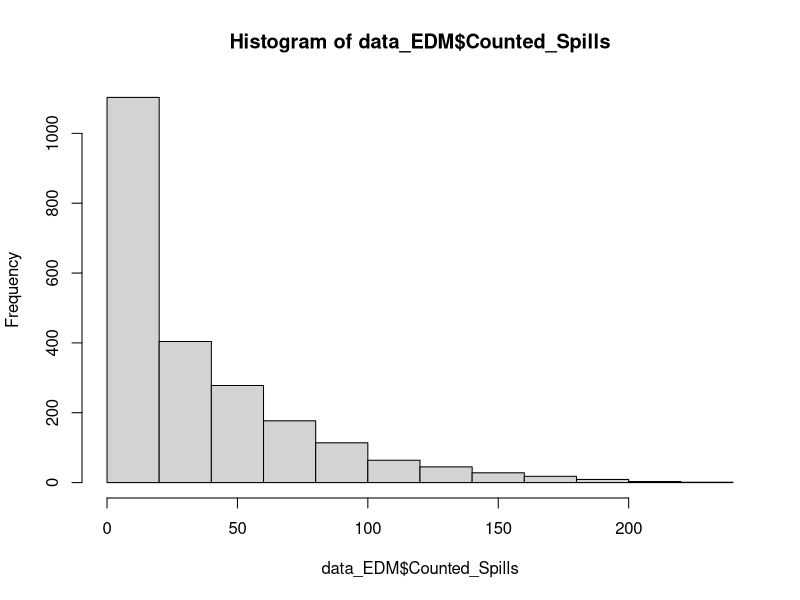

The R script that drew this image:
## ---- chunk 1
library(dplyr, quietly = TRUE)
library(tidyr, quietly = TRUE)
library(ggplot2, quietly = TRUE)

data_EDM <- read.csv("data/UU_EDM_2024_Storm_Overflow_4101.csv")

data_EDM$Total_Spills_Duration_hours <- data_EDM$Total_Spills_Duration_Secs / 3600
## ---- chunk 2
hist(data_EDM$Counted_Spills)
## ---- chunk 3
library(dplyr, quietly = TRUE)
library(tidyr, quietly = TRUE)
library(ggplot2, quietly = TRUE)

data_EDM <- read.csv("data/UU_EDM_2024_Storm_Overflow_4101.csv")

# Convert spill duration from seconds to hours
data_EDM$Total_Spills_Duration_hours <- data_EDM$Total_Spills_Duration_Secs / 3600

############## Filter data by site id - to separate out central Lancaster sites

# Create vector of unique IDs for discharge sites in central Lancaster
EDM_vec <- c("UUP00360", "UUP01608", "UUP01494", "UUP01211", "UUP00603", "UUP00604", "UUP00387", "UUP02160", "UUP01686")

# Filter list by site unique ID - only central Lancaster sites
data_EDM_LA <- data_EDM |>
  filter(Unique_ID %in% EDM_vec)

# Filter list by site unique ID - excluding central Lancaster sites
data_EDM_rest <- data_EDM |>
  filter(!(Unique_ID %in% EDM_vec))

############## Add location column and rejoin into one data frame

data_EDM_LA$location <- "Lancaster"
data_EDM_rest$location <- "Non-Lancaster"

data_EDM_all <- rbind(data_EDM_LA, data_EDM_rest)

## ---- chunk 4
# Calculate the medians by location
EDM_summary <- data_EDM_all |>
  group_by(location) |>
  summarise(median_counted_spills = median(Counted_Spills))
print(EDM_summary)
## ---- chunk 5
# Calculate the medians by location
EDM_summary <- data_EDM_all |>
  group_by(location) |>
  summarise(median_counted_spills = median(Counted_Spills, na.rm = TRUE),
            median_LTA_spill_count = median(Long_term_Average_Spill_Count, na.rm = TRUE),
            median_spills_dur_hrs = median(Total_Spills_Duration_hours, na.rm = TRUE),
            median_perc_time_operational = median(Percent_Time_Operational, na.rm = TRUE))
print(EDM_summary)
## ---- chunk 6
library(dplyr, quietly = TRUE)
library(tidyr, quietly = TRUE)
library(ggplot2, quietly = TRUE)

data_EDM <- read.csv("data/UU_EDM_2024_Storm_Overflow_4101.csv")

# Convert spill duration from seconds to hours
data_EDM$Total_Spills_Duration_hours <- data_EDM$Total_Spills_Duration_Secs / 3600

############## Filter data by site id - to separate out central Lancaster sites

# Create vector of unique IDs for discharge sites in central Lancaster
EDM_vec <- c("UUP00360", "UUP01608", "UUP01494", "UUP01211", "UUP00603", "UUP00604", "UUP00387", "UUP02160", "UUP01686")

# Filter list by site unique ID - only central Lancaster sites
data_EDM_LA <- data_EDM |>
  filter(Unique_ID %in% EDM_vec)

# Filter list by site unique ID - excluding central Lancaster sites
data_EDM_rest <- data_EDM |>
  filter(!(Unique_ID %in% EDM_vec))

############## Add location column and rejoin into one data frame

data_EDM_LA$location <- "Lancaster"
data_EDM_rest$location <- "Non-Lancaster"

data_EDM_all <- rbind(data_EDM_LA, data_EDM_rest)

# Calculate the medians by location
EDM_summary <- data_EDM_all |>
  group_by(location) |>
  summarise(median_counted_spills = median(Counted_Spills, na.rm = TRUE),
            median_LTA_spill_count = median(Long_term_Average_Spill_Count, na.rm = TRUE),
            median_spills_dur_hrs = median(Total_Spills_Duration_hours, na.rm = TRUE),
            median_perc_time_operational = median(Percent_Time_Operational, na.rm = TRUE))
print(EDM_summary)
